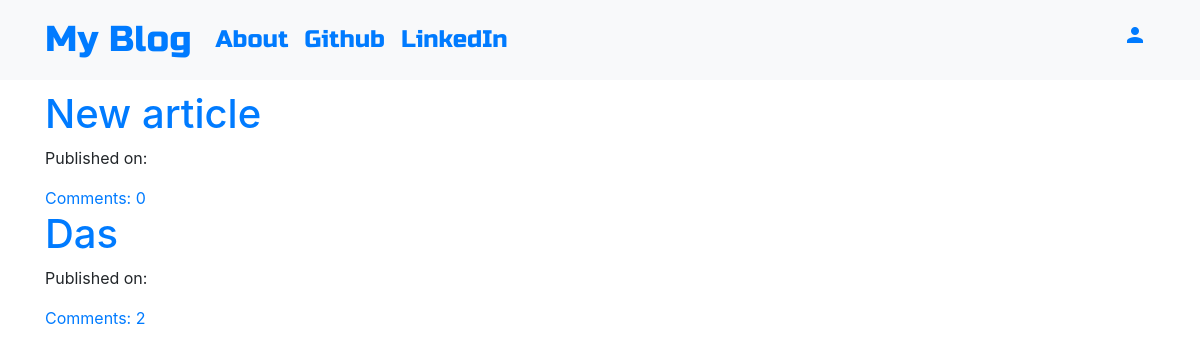
The page / on the database its author committed.
### blog/models.py (models this page shows, shortened)
class Post(models.Model):
    author = models.ForeignKey('auth.User', on_delete=models.CASCADE)
    title = models.CharField(max_length=200)
    text = models.TextField()
    created_date = models.DateTimeField(default=timezone.now)
    published_date = models.DateTimeField(blank=True, null=True)
    def approve_comments(self):
        return self.comments.filter(approved_comment=True)

### blog/views.py (the view)
# urls.py: path('', PostListView.as_view(), name='post_list'),
class PostListView(ListView):
    model = Post
    template_name = 'post_list.html'
    def get_queryset(self):
        return Post.objects.filter(published_date__lte=timezone.now()).order_by('-published_date')

### templates/post_list.html
{% extends 'base.html' %}
{% block content %}
    <div class="centerstage">
        {% for post in post_list %}
            <div class="post">
                <h1><a href="{% url 'post_detail' pk=post.pk %}">{{ post.title }}</a></h1>
            </div>
            <div class="date">
                <p>Published on: {{ post.published|date:"D M Y" }}</p>
            </div>
            <a href="{% url 'post_detail' pk=post.pk %}">Comments: {{ post.approve_comments.count }}</a>
        {% endfor %}
    </div>
{% endblock %}

### static/css/blog.css (style rules this page uses)
.centerstage { margin-left: auto; margin-right: auto; }
.loader { filter:hue-rotate(0deg); color: linear-gradient(45deg,#0f8,#08f); animation:hue 10000ms infinite linear; }

### rows shown on the page
Post: title "New article", approve_comments.count "0"
Post: title "Das", approve_comments.count "2"
